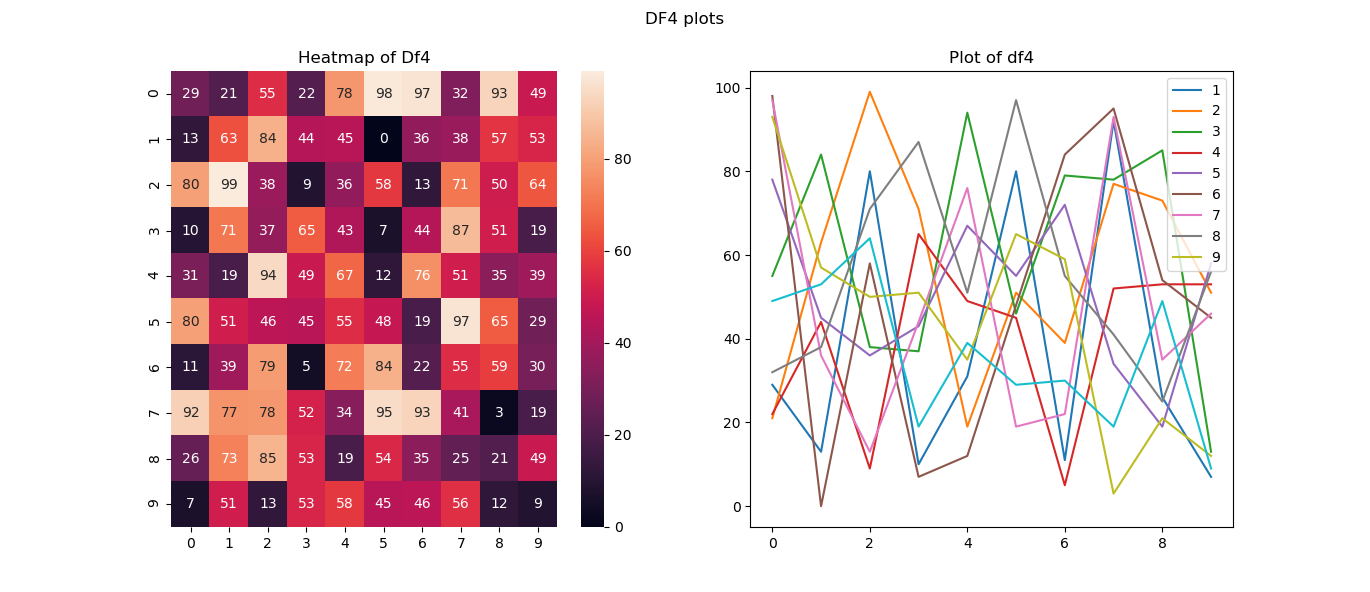

The script that drew this image:
import matplotlib.pyplot as plt
import seaborn as sns
import numpy as np
import math
import pandas as pd
import random
rdn = [random.sample(range(0, 100), 10) for i in range(10)]
df4 = pd.DataFrame(rdn)
fig, (axis1, axis2) = plt.subplots(1, 2, figsize=(16, 6))
sns.heatmap(df4, ax=axis1, annot=True, fmt='d')
axis2.plot(df4)
axis1.set_title("Heatmap of Df4")
axis2.set_title("Plot of df4")
fig.suptitle("DF4 plots")
axis2.legend([1, 2, 3, 4, 5, 6, 7, 8, 9])
plt.show()
